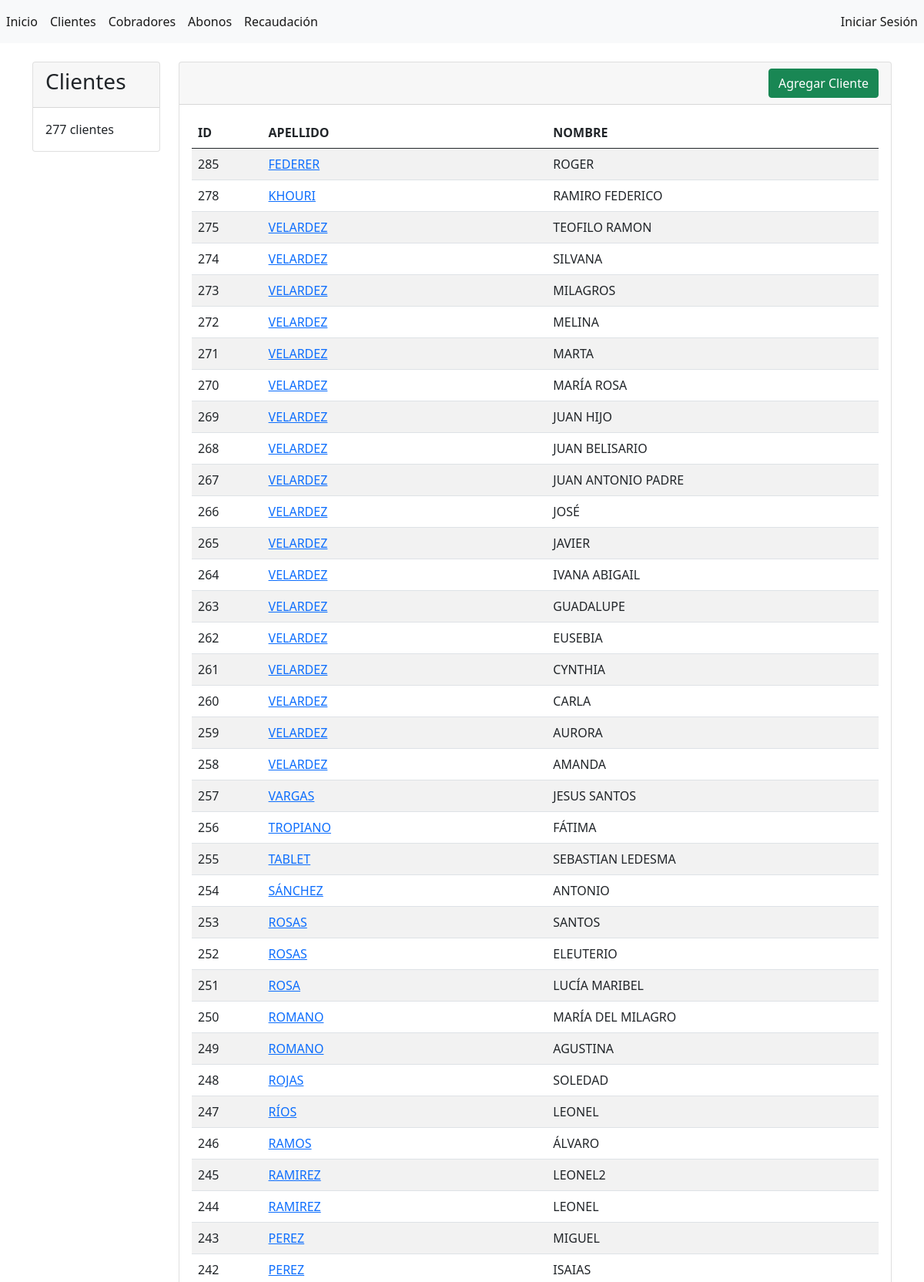
/clientes/ (upper part), run on the app's committed database.
### abonos/models.py (models this page shows, shortened)
class Cliente(models.Model):
    apellido = models.CharField(max_length=45, verbose_name="apellido")
    nombre = models.CharField(max_length=45, verbose_name="nombre")
    activo = models.BooleanField(default=True, verbose_name="activo")
    creado = models.DateTimeField(auto_now_add=True)
    modificado = models.DateTimeField(auto_now=True)
    class Meta:
        verbose_name = "Cliente"
        verbose_name_plural = "Clientes"
        ordering = ['-modificado', '-creado']
        unique_together = ['apellido', 'nombre']

### abonos/views.py (the view)
# urls.py: path('clientes/', views.clientes, name='clientes'),
def clientes(request):
    clientes = Cliente.objects.all().order_by('-creado')
    clientes_cuenta = clientes.count()
    context = {
        'clientes': clientes,
        'clientes_cuenta': clientes_cuenta
    }
    return render(request, 'clientes/index.html', context)

### abonos/templates/clientes/index.html (shortened to what this page needs)
{% extends "base.html" %}
{% block sidebar %}
<div class="card">
    <div class="card-header">
        <h3>Clientes</h3>
    </div>
    <div class="card-body">
        <p class="card-text">{{ clientes_cuenta }} clientes</p>
    </div>
</div>
{% endblock %}
{% block contenido %}
<div class="card">
    <div class="card-header d-flex justify-content-end">
        <a name="" id="" class="btn btn-success" href="{% url 'agregar_cliente' %}" role="button">Agregar Cliente</a>
    </div>
    <div class="card-body">
        <table class="table table-striped table-hover">
            <thead>
                <tr>
                    <th>ID</th>
                    <th>APELLIDO</th>
                    <th>NOMBRE</th>
                </tr>
            </thead>
            <tbody>
                {% for cliente in clientes %}
                <tr>
                    <td>{{ cliente.id }}</td>
                    <td><a href="{% url 'abonos' %}?query_cliente={{cliente.id}}">{{ cliente.apellido }}</a></td>
                    <td>{{ cliente.nombre }}</td>
                </tr>
                {% endfor %}
            </tbody>
        </table>
    </div>
</div>
{% endblock %}

### data on the page
Cliente: id "285", apellido "FEDERER", nombre "ROGER"
Cliente: id "278", apellido "KHOURI", nombre "RAMIRO FEDERICO"
Cliente: id "275", apellido "VELARDEZ", nombre "TEOFILO RAMON"
Cliente: id "274", apellido "VELARDEZ", nombre "SILVANA"
Cliente: id "273", apellido "VELARDEZ", nombre "MILAGROS"
Cliente: id "272", apellido "VELARDEZ", nombre "MELINA"
Cliente: id "271", apellido "VELARDEZ", nombre "MARTA"
Cliente: id "270", apellido "VELARDEZ", nombre "MARÍA ROSA"
Cliente: id "269", apellido "VELARDEZ", nombre "JUAN HIJO"
Cliente: id "268", apellido "VELARDEZ", nombre "JUAN BELISARIO"
Cliente: id "267", apellido "VELARDEZ", nombre "JUAN ANTONIO PADRE"
Cliente: id "266", apellido "VELARDEZ", nombre "JOSÉ"
Cliente: id "265", apellido "VELARDEZ", nombre "JAVIER"
Cliente: id "264", apellido "VELARDEZ", nombre "IVANA ABIGAIL"
Cliente: id "263", apellido "VELARDEZ", nombre "GUADALUPE"
Cliente: id "262", apellido "VELARDEZ", nombre "EUSEBIA"
Cliente: id "261", apellido "VELARDEZ", nombre "CYNTHIA"
Cliente: id "260", apellido "VELARDEZ", nombre "CARLA"
Cliente: id "259", apellido "VELARDEZ", nombre "AURORA"
Cliente: id "258", apellido "VELARDEZ", nombre "AMANDA"
Cliente: id "257", apellido "VARGAS", nombre "JESUS SANTOS"
Cliente: id "256", apellido "TROPIANO", nombre "FÁTIMA"
Cliente: id "255", apellido "TABLET", nombre "SEBASTIAN LEDESMA"
Cliente: id "254", apellido "SÁNCHEZ", nombre "ANTONIO"
Cliente: id "253", apellido "ROSAS", nombre "SANTOS"
Cliente: id "252", apellido "ROSAS", nombre "ELEUTERIO"
Cliente: id "251", apellido "ROSA", nombre "LUCÍA MARIBEL"
Cliente: id "250", apellido "ROMANO", nombre "MARÍA DEL MILAGRO"
Cliente: id "249", apellido "ROMANO", nombre "AGUSTINA"
Cliente: id "248", apellido "ROJAS", nombre "SOLEDAD"
Cliente: id "247", apellido "RÍOS", nombre "LEONEL"
Cliente: id "246", apellido "RAMOS", nombre "ÁLVARO"
Cliente: id "245", apellido "RAMIREZ", nombre "LEONEL2"
Cliente: id "244", apellido "RAMIREZ", nombre "LEONEL"
Cliente: id "243", apellido "PEREZ", nombre "MIGUEL"
Cliente: id "242", apellido "PEREZ", nombre "ISAIAS"

### other printed values
{{ clientes_cuenta }} "277"
